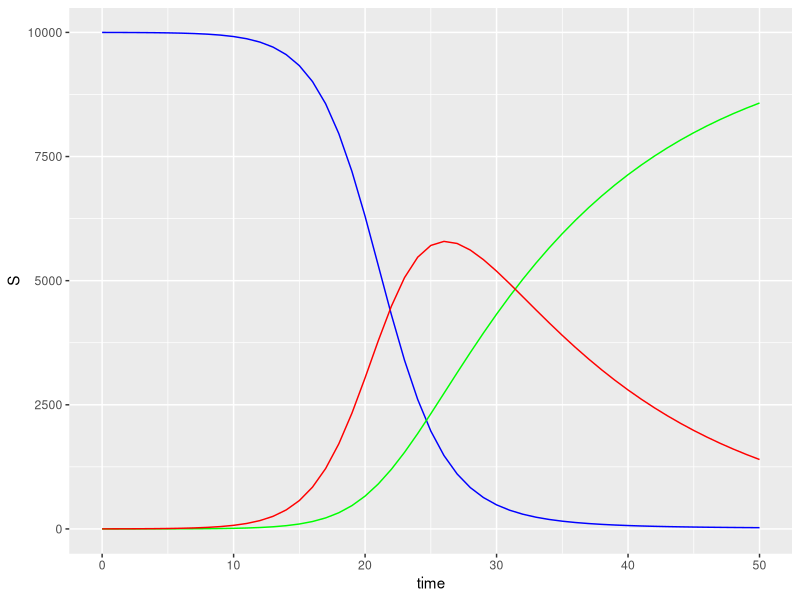

Generate this figure with R:
# libs
library(deSolve)
library(ggplot2)
library(tibble)

# Init vars
N <- 10000
b <- 0.5  # infected person infects 1 other person per day
D <- 14.0 # infections lasts D0 days
g <- 1.0 / D
param = c(N = N, b = b, g = g) # Parameter vect

I = 1
R = 0
S = N - I
y0 <- c(S = S, I = I, R = R) # Init conditions vector one infected, rest susceptible

t <- 0:50 # time points (in days)

# Set up ODE for deDolve::odr - see docs for formatting ode system
rates= function(time, state, param){
    with(as.list(c(state, param)), {
        dS <- -b * S * I / N
        dI <- b * S * I / N - g * I
        dR <- g * I
        return(list(c(dS, dI, dR)))
        })
    }
# Integrate the SIR equations over t.
out <- ode(y = y0, times = t, func = rates, parms = param) %>% as_tibble()

print(head(out))
ggplot(data=out, aes(x=time)) +
    geom_line(aes(y=S), color="blue") +
    geom_line(aes(y=R), color="green") +
    geom_line(aes(y=I), color="red")

       
